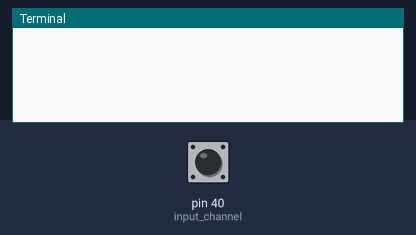
The program below on a simulated Raspberry Pi (header pin numbers). Shown: the last lines printed to the terminal. The inputs (shaded band) are chosen by the test bench; at power-on: pin 40 (input_channel) HIGH. The clock reads 2024-03-15 10:24:30 at power-on unless the program sets it.

Above: at 1.2 s.
1.3 s: pin 40 (input_channel) pulled LOW for 0.15 s
At 1.43 s:
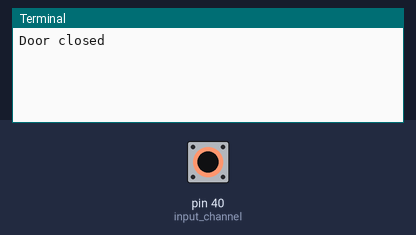
At 2.6 s:
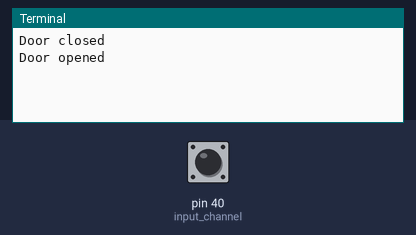

Measured:
- after the input at 1.3 s, the terminal: prints a new line at once (image 1)

The program:

control.py
```python
import time
import traceback

import RPi.GPIO as GPIO


class DoorSensor(object):

    def __init__(self):
        self.input_channel = 40
        self.time_stamp = time.time()
        GPIO.setmode(GPIO.BOARD)
        GPIO.setup(self.input_channel, GPIO.IN, pull_up_down=GPIO.PUD_UP)

    def listen_to_edge(self):
        while True:
            channel = GPIO.wait_for_edge(self.input_channel, GPIO.BOTH)
            time_now = time.time()
            if time_now - self.time_stamp > 1:
                input_state = GPIO.input(self.input_channel)
                if input_state == GPIO.LOW:
                    print('Door closed')
                else:
                    print('Door opened')


if __name__ == '__main__':
    try:
        door_sensor = DoorSensor()
        door_sensor.listen_to_edge()
        input('Press any key to exit...')
    except Exception as e:
        print('An exception has occurred: {}'.format(e))
        traceback.print_exc()
    finally:
        GPIO.cleanup()
```
